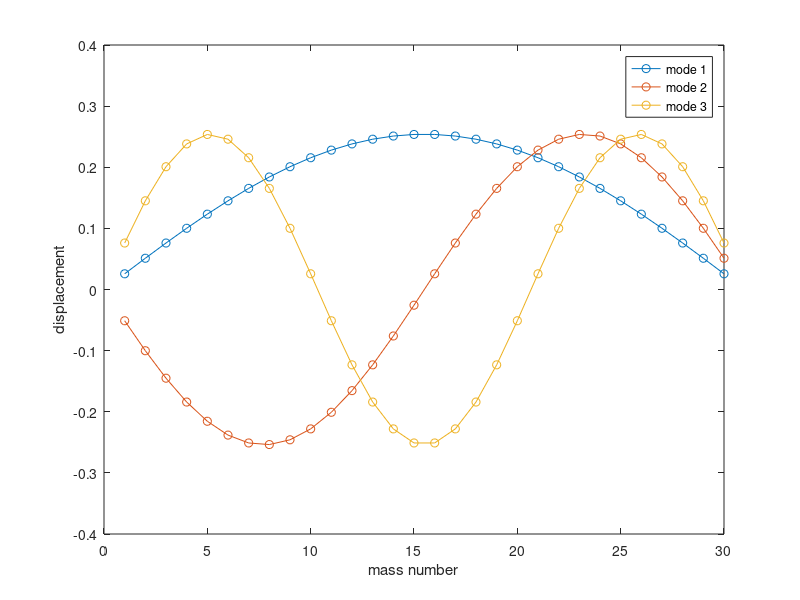

Recreate this plot in MATLAB.
m = 1; k = 100; n = 10;
K = k * (2*eye(n) - diag(ones(n-1, 1), 1) - diag(ones(n-1, 1), -1));
omega = sqrt(eig(K) / m);                         % M = m*I, so an ordinary eigenproblem
exact = 2*sqrt(k/m) * sin((1:n)' * pi / (2*(n+1)));
fprintf('agree: %d\n', max(abs(omega - exact)) < 1e-12)

n = 30;                                           % mode shapes for a longer chain
K = 2*eye(n) - diag(ones(n-1, 1), 1) - diag(ones(n-1, 1), -1);
[V, ~] = eig(K);
plot(1:n, V(:, 1:3), 'o-')
xlabel('mass number'); ylabel('displacement'); legend('mode 1', 'mode 2', 'mode 3')
